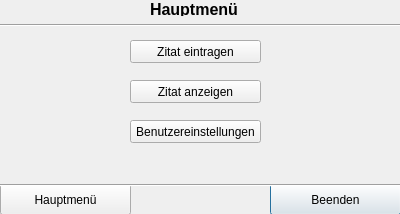
<?xml version="1.0" encoding="UTF-8"?>
<ui version="4.0">
 <class>HauptmenueUser</class>
 <widget class="QDialog" name="HauptmenueUser">
  <property name="geometry">
   <rect>
    <x>0</x>
    <y>0</y>
    <width>400</width>
    <height>214</height>
   </rect>
  </property>
  <property name="windowTitle">
   <string>Dialog</string>
  </property>
  <widget class="QLabel" name="label">
   <property name="geometry">
    <rect>
     <x>150</x>
     <y>0</y>
     <width>111</width>
     <height>16</height>
    </rect>
   </property>
   <property name="text">
    <string>&lt;html&gt;&lt;head/&gt;&lt;body&gt;&lt;p&gt;&lt;span style=&quot; font-size:12pt; font-weight:600;&quot;&gt;Hauptmenü&lt;/span&gt;&lt;/p&gt;&lt;/body&gt;&lt;/html&gt;</string>
   </property>
  </widget>
  <widget class="QPushButton" name="pbBeenden">
   <property name="geometry">
    <rect>
     <x>270</x>
     <y>184</y>
     <width>131</width>
     <height>31</height>
    </rect>
   </property>
   <property name="text">
    <string>Beenden</string>
   </property>
  </widget>
  <widget class="QPushButton" name="pbZitatEintragen">
   <property name="geometry">
    <rect>
     <x>130</x>
     <y>40</y>
     <width>131</width>
     <height>23</height>
    </rect>
   </property>
   <property name="text">
    <string>Zitat eintragen</string>
   </property>
  </widget>
  <widget class="QPushButton" name="pbZitatAnzeigen">
   <property name="geometry">
    <rect>
     <x>130</x>
     <y>80</y>
     <width>131</width>
     <height>23</height>
    </rect>
   </property>
   <property name="text">
    <string>Zitat anzeigen</string>
   </property>
  </widget>
  <widget class="QPushButton" name="pbBenutzerEinstellungen">
   <property name="geometry">
    <rect>
     <x>130</x>
     <y>120</y>
     <width>131</width>
     <height>23</height>
    </rect>
   </property>
   <property name="text">
    <string>Benutzereinstellungen</string>
   </property>
  </widget>
  <widget class="Line" name="line_2">
   <property name="geometry">
    <rect>
     <x>0</x>
     <y>15</y>
     <width>401</width>
     <height>21</height>
    </rect>
   </property>
   <property name="orientation">
    <enum>Qt::Horizontal</enum>
   </property>
  </widget>
  <widget class="QPushButton" name="pbMenue">
   <property name="geometry">
    <rect>
     <x>0</x>
     <y>184</y>
     <width>131</width>
     <height>31</height>
    </rect>
   </property>
   <property name="text">
    <string>Hauptmenü</string>
   </property>
  </widget>
  <widget class="Line" name="line">
   <property name="geometry">
    <rect>
     <x>0</x>
     <y>170</y>
     <width>411</width>
     <height>31</height>
    </rect>
   </property>
   <property name="orientation">
    <enum>Qt::Horizontal</enum>
   </property>
  </widget>
 </widget>
 <resources/>
 <connections/>
</ui>
